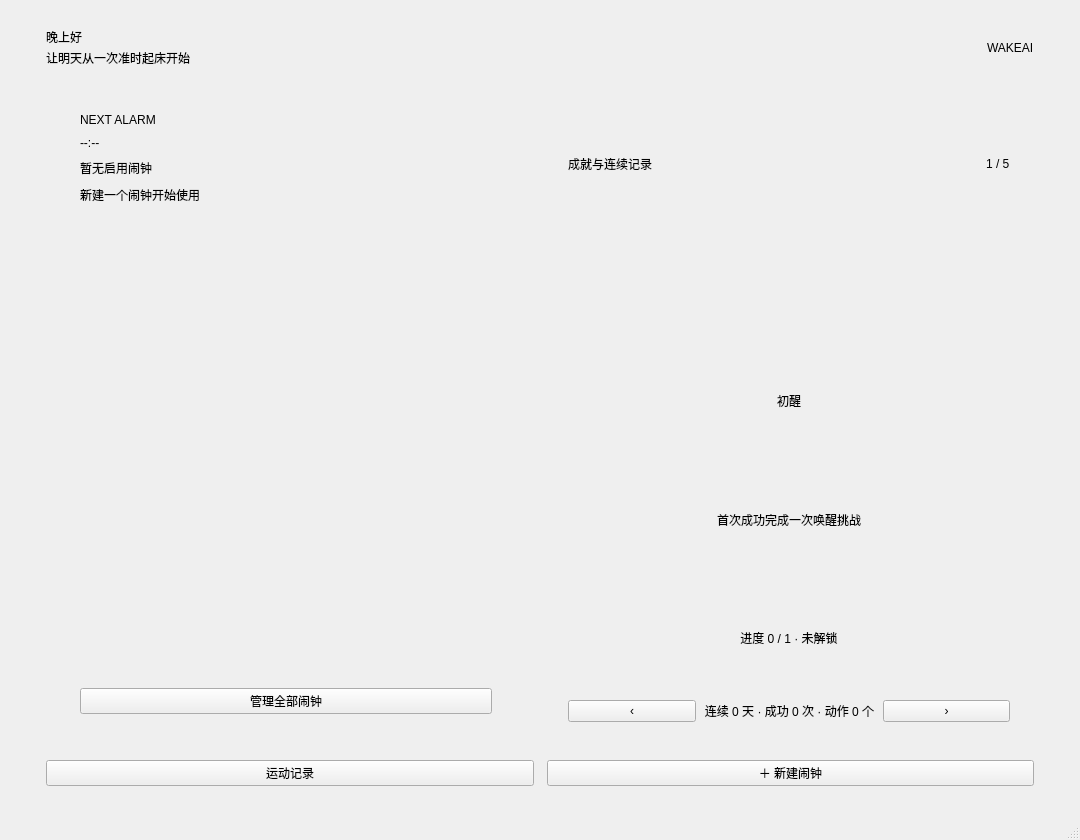
<?xml version="1.0" encoding="UTF-8"?>
<ui version="4.0">
 <class>MainWindow</class>
 <widget class="QMainWindow" name="MainWindow">
  <property name="geometry"><rect><x>0</x><y>0</y><width>1080</width><height>840</height></rect></property>
  <property name="minimumSize"><size><width>860</width><height>700</height></size></property>
  <property name="windowTitle"><string>WakeAI</string></property>
  <widget class="QWidget" name="centralwidget">
   <layout class="QVBoxLayout" name="rootLayout">
    <property name="leftMargin"><number>0</number></property><property name="topMargin"><number>0</number></property>
    <property name="rightMargin"><number>0</number></property><property name="bottomMargin"><number>0</number></property><property name="spacing"><number>0</number></property>
    <item><widget class="QStackedWidget" name="stackedWidget"><property name="currentIndex"><number>0</number></property>
     <widget class="QWidget" name="pageHome"><layout class="QVBoxLayout" name="homeOuter">
      <property name="leftMargin"><number>46</number></property><property name="topMargin"><number>28</number></property><property name="rightMargin"><number>46</number></property><property name="bottomMargin"><number>32</number></property><property name="spacing"><number>18</number></property>
      <item><layout class="QHBoxLayout" name="homeHeader">
       <item><layout class="QVBoxLayout" name="homeTitles"><property name="spacing"><number>3</number></property>
        <item><widget class="QLabel" name="lblGreeting"><property name="text"><string>晚上好</string></property><property name="uiRole" stdset="0"><string>pageTitle</string></property></widget></item>
        <item><widget class="QLabel" name="lblDate"><property name="text"><string>让明天从一次准时起床开始</string></property><property name="uiRole" stdset="0"><string>pageSubtitle</string></property></widget></item>
       </layout></item>
       <item><spacer name="homeHeaderSpacer"><property name="orientation"><enum>Qt::Horizontal</enum></property><property name="sizeHint"><size><width>40</width><height>20</height></size></property></spacer></item>
       <item><widget class="QLabel" name="lblAppMark"><property name="text"><string>WAKEAI</string></property><property name="uiRole" stdset="0"><string>eyebrowDark</string></property></widget></item>
      </layout></item>
      <item><layout class="QHBoxLayout" name="dashboardCards"><property name="spacing"><number>18</number></property>
       <item><widget class="QFrame" name="nextAlarmCard"><property name="uiRole" stdset="0"><string>heroCard</string></property><property name="minimumSize"><size><width>480</width><height>360</height></size></property>
        <layout class="QVBoxLayout" name="nextAlarmLayout"><property name="leftMargin"><number>34</number></property><property name="topMargin"><number>28</number></property><property name="rightMargin"><number>34</number></property><property name="bottomMargin"><number>28</number></property><property name="spacing"><number>9</number></property>
         <item><widget class="QLabel" name="lblAlarmCaption"><property name="text"><string>NEXT ALARM</string></property><property name="uiRole" stdset="0"><string>eyebrow</string></property></widget></item>
         <item><widget class="QLabel" name="lblNextTime"><property name="text"><string>--:--</string></property><property name="uiRole" stdset="0"><string>nextTime</string></property></widget></item>
         <item><widget class="QLabel" name="lblNextLabel"><property name="text"><string>暂无启用闹钟</string></property><property name="uiRole" stdset="0"><string>heroTitle</string></property></widget></item>
         <item><widget class="QLabel" name="lblSetInfo"><property name="text"><string>新建一个闹钟开始使用</string></property><property name="uiRole" stdset="0"><string>heroCaption</string></property><property name="wordWrap"><bool>true</bool></property></widget></item>
         <item><spacer name="heroSpacer"><property name="orientation"><enum>Qt::Vertical</enum></property><property name="sizeHint"><size><width>20</width><height>28</height></size></property></spacer></item>
         <item><widget class="QPushButton" name="btnManageAlarms"><property name="text"><string>管理全部闹钟</string></property><property name="uiRole" stdset="0"><string>heroButton</string></property></widget></item>
        </layout></widget></item>
       <item><widget class="QFrame" name="achievementCard"><property name="uiRole" stdset="0"><string>card</string></property><property name="minimumSize"><size><width>350</width><height>360</height></size></property>
        <layout class="QVBoxLayout" name="achievementLayout"><property name="leftMargin"><number>24</number></property><property name="topMargin"><number>22</number></property><property name="rightMargin"><number>24</number></property><property name="bottomMargin"><number>20</number></property><property name="spacing"><number>5</number></property>
         <item><layout class="QHBoxLayout" name="achievementHeader"><item><widget class="QLabel" name="lblAchievementHeader"><property name="text"><string>成就与连续记录</string></property><property name="uiRole" stdset="0"><string>sectionTitle</string></property></widget></item><item><spacer name="achievementHeaderSpacer"><property name="orientation"><enum>Qt::Horizontal</enum></property><property name="sizeHint"><size><width>20</width><height>20</height></size></property></spacer></item><item><widget class="QLabel" name="lblAchievementIndex"><property name="text"><string>1 / 5</string></property><property name="uiRole" stdset="0"><string>mutedLabel</string></property></widget></item></layout></item>
         <item alignment="Qt::AlignHCenter"><widget class="AchievementIconWidget" name="achievementIcon"><property name="minimumSize"><size><width>112</width><height>112</height></size></property><property name="maximumSize"><size><width>132</width><height>132</height></size></property></widget></item>
         <item><widget class="QLabel" name="lblAchievementName"><property name="text"><string>初醒</string></property><property name="uiRole" stdset="0"><string>achievementName</string></property><property name="alignment"><set>Qt::AlignCenter</set></property></widget></item>
         <item><widget class="QLabel" name="lblAchievementDesc"><property name="text"><string>首次成功完成一次唤醒挑战</string></property><property name="uiRole" stdset="0"><string>mutedLabel</string></property><property name="alignment"><set>Qt::AlignCenter</set></property><property name="wordWrap"><bool>true</bool></property></widget></item>
         <item><widget class="QLabel" name="lblAchievementProgress"><property name="text"><string>进度 0 / 1 · 未解锁</string></property><property name="uiRole" stdset="0"><string>achievementProgress</string></property><property name="alignment"><set>Qt::AlignCenter</set></property></widget></item>
         <item><layout class="QHBoxLayout" name="achievementNav"><property name="spacing"><number>8</number></property><item><widget class="QPushButton" name="btnAchievementPrev"><property name="text"><string>‹</string></property><property name="uiRole" stdset="0"><string>circleButton</string></property></widget></item><item><widget class="QLabel" name="lblStats"><property name="text"><string>连续 0 天 · 成功 0 次 · 动作 0 个</string></property><property name="uiRole" stdset="0"><string>statsInline</string></property><property name="alignment"><set>Qt::AlignCenter</set></property></widget></item><item><widget class="QPushButton" name="btnAchievementNext"><property name="text"><string>›</string></property><property name="uiRole" stdset="0"><string>circleButton</string></property></widget></item></layout></item>
        </layout></widget></item>
      </layout></item>
      <item><layout class="QHBoxLayout" name="homeActions"><property name="spacing"><number>13</number></property><item><widget class="QPushButton" name="btnRecords"><property name="text"><string>运动记录</string></property><property name="uiRole" stdset="0"><string>secondaryButton</string></property></widget></item><item><widget class="QPushButton" name="btnSetAlarm"><property name="text"><string>＋ 新建闹钟</string></property><property name="uiRole" stdset="0"><string>primaryButton</string></property></widget></item></layout></item>
     </layout></widget>

     <widget class="QWidget" name="pageAlarms"><layout class="QVBoxLayout" name="alarmsOuter">
      <property name="leftMargin"><number>48</number></property><property name="topMargin"><number>34</number></property><property name="rightMargin"><number>48</number></property><property name="bottomMargin"><number>36</number></property><property name="spacing"><number>16</number></property>
      <item><layout class="QHBoxLayout" name="alarmsHeader"><item><widget class="QPushButton" name="btnAlarmBack"><property name="text"><string>‹ 返回</string></property><property name="uiRole" stdset="0"><string>textButton</string></property></widget></item><item><widget class="QLabel" name="lblAlarmsTitle"><property name="text"><string>我的闹钟</string></property><property name="uiRole" stdset="0"><string>pageTitle</string></property></widget></item><item><spacer name="alarmsHeaderSpacer"><property name="orientation"><enum>Qt::Horizontal</enum></property><property name="sizeHint"><size><width>40</width><height>20</height></size></property></spacer></item><item><widget class="QLabel" name="lblAlarmCount"><property name="text"><string>0 个闹钟</string></property><property name="uiRole" stdset="0"><string>statsPill</string></property></widget></item></layout></item>
      <item><widget class="QLabel" name="lblAlarmEmpty"><property name="text"><string>还没有闹钟，点击下方按钮新建</string></property><property name="uiRole" stdset="0"><string>emptyState</string></property><property name="alignment"><set>Qt::AlignCenter</set></property></widget></item>
      <item><widget class="QListWidget" name="listAlarms"><property name="spacing"><number>10</number></property><property name="selectionMode"><enum>QAbstractItemView::NoSelection</enum></property><property name="verticalScrollMode"><enum>QAbstractItemView::ScrollPerPixel</enum></property></widget></item>
      <item><widget class="QPushButton" name="btnAddAlarm"><property name="text"><string>＋ 新建闹钟</string></property><property name="uiRole" stdset="0"><string>primaryButton</string></property></widget></item>
     </layout></widget>

     <widget class="QWidget" name="pageAlarmEdit"><layout class="QVBoxLayout" name="editOuter">
      <property name="leftMargin"><number>52</number></property><property name="topMargin"><number>28</number></property><property name="rightMargin"><number>52</number></property><property name="bottomMargin"><number>30</number></property><property name="spacing"><number>13</number></property>
      <item><layout class="QHBoxLayout" name="editHeader"><item><widget class="QPushButton" name="btnEditCancel"><property name="text"><string>取消</string></property><property name="uiRole" stdset="0"><string>textButton</string></property></widget></item><item><widget class="QLabel" name="lblEditTitle"><property name="text"><string>新建闹钟</string></property><property name="uiRole" stdset="0"><string>pageTitle</string></property><property name="alignment"><set>Qt::AlignCenter</set></property></widget></item><item><spacer name="editHeaderSpacer"><property name="orientation"><enum>Qt::Horizontal</enum></property><property name="sizeHint"><size><width>70</width><height>20</height></size></property></spacer></item></layout></item>
      <item><widget class="QFrame" name="timeCard"><property name="uiRole" stdset="0"><string>timeCard</string></property><layout class="QVBoxLayout" name="timeCardLayout"><property name="leftMargin"><number>22</number></property><property name="topMargin"><number>12</number></property><property name="rightMargin"><number>22</number></property><property name="bottomMargin"><number>12</number></property><item><widget class="QTimeEdit" name="timeEditAlarm"><property name="displayFormat"><string>HH:mm</string></property><property name="alignment"><set>Qt::AlignCenter</set></property><property name="buttonSymbols"><enum>QAbstractSpinBox::NoButtons</enum></property><property name="uiRole" stdset="0"><string>editTime</string></property></widget></item></layout></widget></item>
      <item><widget class="QFrame" name="basicCard"><property name="uiRole" stdset="0"><string>card</string></property><layout class="QVBoxLayout" name="basicLayout"><property name="leftMargin"><number>24</number></property><property name="topMargin"><number>17</number></property><property name="rightMargin"><number>24</number></property><property name="bottomMargin"><number>17</number></property><property name="spacing"><number>11</number></property>
       <item><layout class="QHBoxLayout" name="labelRow"><item><widget class="QLabel" name="lblNameCaption"><property name="text"><string>闹钟名称</string></property><property name="uiRole" stdset="0"><string>fieldLabelWide</string></property></widget></item><item><widget class="QLineEdit" name="editAlarmLabel"><property name="placeholderText"><string>例如：早八起床</string></property><property name="maxLength"><number>40</number></property></widget></item><item><widget class="QCheckBox" name="checkAlarmEnabled"><property name="text"><string>已启用</string></property><property name="checked"><bool>true</bool></property><property name="uiRole" stdset="0"><string>switch</string></property></widget></item></layout></item>
       <item><widget class="QLabel" name="lblRepeatCaption"><property name="text"><string>重复日期（不选择表示单次）</string></property><property name="uiRole" stdset="0"><string>fieldLabel</string></property></widget></item>
       <item><layout class="QHBoxLayout" name="repeatRow"><property name="spacing"><number>7</number></property><item><widget class="QCheckBox" name="checkMon"><property name="text"><string>一</string></property><property name="uiRole" stdset="0"><string>dayChip</string></property></widget></item><item><widget class="QCheckBox" name="checkTue"><property name="text"><string>二</string></property><property name="uiRole" stdset="0"><string>dayChip</string></property></widget></item><item><widget class="QCheckBox" name="checkWed"><property name="text"><string>三</string></property><property name="uiRole" stdset="0"><string>dayChip</string></property></widget></item><item><widget class="QCheckBox" name="checkThu"><property name="text"><string>四</string></property><property name="uiRole" stdset="0"><string>dayChip</string></property></widget></item><item><widget class="QCheckBox" name="checkFri"><property name="text"><string>五</string></property><property name="uiRole" stdset="0"><string>dayChip</string></property></widget></item><item><widget class="QCheckBox" name="checkSat"><property name="text"><string>六</string></property><property name="uiRole" stdset="0"><string>dayChip</string></property></widget></item><item><widget class="QCheckBox" name="checkSun"><property name="text"><string>日</string></property><property name="uiRole" stdset="0"><string>dayChip</string></property></widget></item></layout></item>
      </layout></widget></item>
      <item><widget class="QFrame" name="challengeCard"><property name="uiRole" stdset="0"><string>card</string></property><layout class="QGridLayout" name="challengeLayout"><property name="leftMargin"><number>24</number></property><property name="topMargin"><number>15</number></property><property name="rightMargin"><number>24</number></property><property name="bottomMargin"><number>15</number></property><property name="horizontalSpacing"><number>16</number></property><property name="verticalSpacing"><number>7</number></property><item row="0" column="0"><widget class="QLabel" name="lblModeCaption"><property name="text"><string>起床动作</string></property><property name="uiRole" stdset="0"><string>fieldLabel</string></property></widget></item><item row="0" column="1"><widget class="QLabel" name="lblTargetCaption"><property name="text"><string>目标次数</string></property><property name="uiRole" stdset="0"><string>fieldLabel</string></property></widget></item><item row="1" column="0"><widget class="QComboBox" name="comboMode"><item><property name="text"><string>深蹲</string></property></item><item><property name="text"><string>开合跳</string></property></item><item><property name="text"><string>床上蹬腿</string></property></item></widget></item><item row="1" column="1"><widget class="QSpinBox" name="spinTarget"><property name="minimum"><number>1</number></property><property name="maximum"><number>1000</number></property><property name="value"><number>15</number></property><property name="suffix"><string> 次</string></property></widget></item></layout></widget></item>
      <item><widget class="QFrame" name="soundCard"><property name="uiRole" stdset="0"><string>card</string></property><layout class="QHBoxLayout" name="soundLayout"><property name="leftMargin"><number>24</number></property><property name="topMargin"><number>15</number></property><property name="rightMargin"><number>24</number></property><property name="bottomMargin"><number>15</number></property><property name="spacing"><number>14</number></property><item><layout class="QVBoxLayout" name="soundText"><item><widget class="QLabel" name="lblRingtoneCaption"><property name="text"><string>闹钟铃声</string></property><property name="uiRole" stdset="0"><string>fieldLabel</string></property></widget></item><item><widget class="QLabel" name="lblRingtone"><property name="text"><string>经典闹铃 · 85%</string></property><property name="uiRole" stdset="0"><string>valueLabel</string></property></widget></item></layout></item><item><spacer name="soundSpacer"><property name="orientation"><enum>Qt::Horizontal</enum></property><property name="sizeHint"><size><width>30</width><height>20</height></size></property></spacer></item><item><widget class="QLabel" name="lblSnooze"><property name="text"><string>稍后提醒</string></property><property name="uiRole" stdset="0"><string>fieldLabel</string></property></widget></item><item><widget class="QSpinBox" name="spinSnooze"><property name="minimum"><number>1</number></property><property name="maximum"><number>60</number></property><property name="value"><number>5</number></property><property name="suffix"><string> 分钟</string></property></widget></item><item><widget class="QPushButton" name="btnChooseRingtone"><property name="text"><string>选择与试听</string></property><property name="uiRole" stdset="0"><string>softButton</string></property></widget></item></layout></widget></item>
      <item><widget class="QPushButton" name="btnEditSave"><property name="text"><string>保存闹钟</string></property><property name="uiRole" stdset="0"><string>primaryButton</string></property></widget></item>
     </layout></widget>

     <widget class="QWidget" name="pageRinging"><layout class="QVBoxLayout" name="ringOuter"><property name="leftMargin"><number>58</number></property><property name="topMargin"><number>32</number></property><property name="rightMargin"><number>58</number></property><property name="bottomMargin"><number>38</number></property><property name="spacing"><number>10</number></property><item><spacer name="ringTop"><property name="orientation"><enum>Qt::Vertical</enum></property><property name="sizeHint"><size><width>20</width><height>8</height></size></property></spacer></item><item alignment="Qt::AlignHCenter"><widget class="RingPulseWidget" name="ringPulse"><property name="minimumSize"><size><width>235</width><height>235</height></size></property><property name="maximumSize"><size><width>270</width><height>270</height></size></property></widget></item><item><widget class="QLabel" name="lblRingTime"><property name="text"><string>07:00</string></property><property name="uiRole" stdset="0"><string>ringTime</string></property><property name="alignment"><set>Qt::AlignCenter</set></property></widget></item><item><widget class="QLabel" name="lblRingTitle"><property name="text"><string>该起床了</string></property><property name="uiRole" stdset="0"><string>pageTitle</string></property><property name="alignment"><set>Qt::AlignCenter</set></property></widget></item><item><widget class="QLabel" name="lblTask"><property name="text"><string>深蹲 15 次</string></property><property name="uiRole" stdset="0"><string>pageSubtitle</string></property><property name="alignment"><set>Qt::AlignCenter</set></property></widget></item><item><spacer name="ringMiddle"><property name="orientation"><enum>Qt::Vertical</enum></property><property name="sizeHint"><size><width>20</width><height>20</height></size></property></spacer></item><item><widget class="QPushButton" name="btnStart"><property name="text"><string>开始运动</string></property><property name="uiRole" stdset="0"><string>primaryButton</string></property></widget></item><item><widget class="QPushButton" name="btnSnooze"><property name="text"><string>稍后提醒（5 分钟）</string></property><property name="uiRole" stdset="0"><string>ghostButton</string></property></widget></item></layout></widget>

     <widget class="QWidget" name="pagePreparing"><layout class="QVBoxLayout" name="prepOuter"><property name="leftMargin"><number>70</number></property><property name="topMargin"><number>70</number></property><property name="rightMargin"><number>70</number></property><property name="bottomMargin"><number>60</number></property><property name="spacing"><number>18</number></property><item><spacer name="prepTop"><property name="orientation"><enum>Qt::Vertical</enum></property><property name="sizeHint"><size><width>20</width><height>30</height></size></property></spacer></item><item><widget class="QLabel" name="lblReady"><property name="text"><string>准备开始</string></property><property name="uiRole" stdset="0"><string>pageTitle</string></property><property name="alignment"><set>Qt::AlignCenter</set></property></widget></item><item><widget class="QLabel" name="lblReadyTask"><property name="text"><string>深蹲 15 次</string></property><property name="uiRole" stdset="0"><string>missionBig</string></property><property name="alignment"><set>Qt::AlignCenter</set></property></widget></item><item><widget class="QFrame" name="prepCard"><property name="uiRole" stdset="0"><string>card</string></property><layout class="QVBoxLayout" name="prepCardLayout"><property name="leftMargin"><number>28</number></property><property name="topMargin"><number>24</number></property><property name="rightMargin"><number>28</number></property><property name="bottomMargin"><number>24</number></property><property name="spacing"><number>10</number></property><item><widget class="QLabel" name="lblPrepTip"><property name="text"><string>让全身关键点进入画面，保持光线充足。开始后先稳定完成起始姿势。</string></property><property name="uiRole" stdset="0"><string>bodyText</string></property><property name="wordWrap"><bool>true</bool></property><property name="alignment"><set>Qt::AlignCenter</set></property></widget></item><item><widget class="QLabel" name="lblReadyNote"><property name="text"><string>达标后点击“完成任务”关闭闹钟</string></property><property name="uiRole" stdset="0"><string>mutedLabel</string></property><property name="alignment"><set>Qt::AlignCenter</set></property></widget></item></layout></widget></item><item><spacer name="prepMiddle"><property name="orientation"><enum>Qt::Vertical</enum></property><property name="sizeHint"><size><width>20</width><height>40</height></size></property></spacer></item><item><widget class="QPushButton" name="btnBegin"><property name="text"><string>开始识别</string></property><property name="uiRole" stdset="0"><string>primaryButton</string></property></widget></item></layout></widget>

     <widget class="QWidget" name="pageExercise"><layout class="QVBoxLayout" name="exerciseOuter"><property name="leftMargin"><number>30</number></property><property name="topMargin"><number>20</number></property><property name="rightMargin"><number>30</number></property><property name="bottomMargin"><number>24</number></property><property name="spacing"><number>11</number></property><item><layout class="QHBoxLayout" name="exerciseHeader"><item><layout class="QVBoxLayout" name="exerciseTitles"><property name="spacing"><number>2</number></property><item><widget class="QLabel" name="lblExerciseTitle"><property name="text"><string>动作识别中</string></property><property name="uiRole" stdset="0"><string>sectionTitle</string></property></widget></item><item><widget class="QLabel" name="lblExerciseSubtitle"><property name="text"><string>请让全身保持在画面内</string></property><property name="uiRole" stdset="0"><string>pageSubtitle</string></property></widget></item></layout></item><item><spacer name="exerciseHeaderSpacer"><property name="orientation"><enum>Qt::Horizontal</enum></property><property name="sizeHint"><size><width>40</width><height>20</height></size></property></spacer></item></layout></item><item><widget class="CameraView" name="cameraView"><property name="minimumSize"><size><width>640</width><height>420</height></size></property></widget></item><item><layout class="QHBoxLayout" name="exerciseActions"><property name="spacing"><number>14</number></property><item><widget class="QPushButton" name="btnPause"><property name="text"><string>暂停</string></property><property name="uiRole" stdset="0"><string>secondaryButton</string></property></widget></item><item><widget class="QPushButton" name="btnFinish"><property name="enabled"><bool>false</bool></property><property name="text"><string>完成任务</string></property><property name="uiRole" stdset="0"><string>successButton</string></property></widget></item></layout></item></layout></widget>

     <widget class="QWidget" name="pageDone"><layout class="QVBoxLayout" name="doneOuter"><property name="leftMargin"><number>70</number></property><property name="topMargin"><number>70</number></property><property name="rightMargin"><number>70</number></property><property name="bottomMargin"><number>55</number></property><property name="spacing"><number>18</number></property><item><spacer name="doneTop"><property name="orientation"><enum>Qt::Vertical</enum></property><property name="sizeHint"><size><width>20</width><height>35</height></size></property></spacer></item><item><widget class="QLabel" name="lblDoneMark"><property name="text"><string>✓</string></property><property name="uiRole" stdset="0"><string>doneMark</string></property><property name="alignment"><set>Qt::AlignCenter</set></property></widget></item><item><widget class="QLabel" name="lblDone"><property name="text"><string>打卡成功</string></property><property name="uiRole" stdset="0"><string>pageTitle</string></property><property name="alignment"><set>Qt::AlignCenter</set></property></widget></item><item><widget class="QLabel" name="lblSummary"><property name="text"><string>深蹲 15 次 已完成</string></property><property name="uiRole" stdset="0"><string>missionBig</string></property><property name="alignment"><set>Qt::AlignCenter</set></property></widget></item><item><widget class="QLabel" name="lblClosed"><property name="text"><string>闹钟已关闭，记录已保存</string></property><property name="uiRole" stdset="0"><string>pageSubtitle</string></property><property name="alignment"><set>Qt::AlignCenter</set></property></widget></item><item><spacer name="doneMiddle"><property name="orientation"><enum>Qt::Vertical</enum></property><property name="sizeHint"><size><width>20</width><height>60</height></size></property></spacer></item><item><layout class="QHBoxLayout" name="doneActions"><property name="spacing"><number>14</number></property><item><widget class="QPushButton" name="btnHistory"><property name="text"><string>查看记录</string></property><property name="uiRole" stdset="0"><string>secondaryButton</string></property></widget></item><item><widget class="QPushButton" name="btnHome"><property name="text"><string>返回首页</string></property><property name="uiRole" stdset="0"><string>primaryButton</string></property></widget></item></layout></item></layout></widget>

     <widget class="QWidget" name="pageRecords"><layout class="QVBoxLayout" name="recordsOuter"><property name="leftMargin"><number>52</number></property><property name="topMargin"><number>38</number></property><property name="rightMargin"><number>52</number></property><property name="bottomMargin"><number>38</number></property><property name="spacing"><number>16</number></property><item><widget class="QLabel" name="lblRecordsTitle"><property name="text"><string>运动记录</string></property><property name="uiRole" stdset="0"><string>pageTitle</string></property></widget></item><item><widget class="QLabel" name="lblWeek"><property name="text"><string>成功唤醒 0 次 · 连续 0 天 · 累计 0 个动作</string></property><property name="uiRole" stdset="0"><string>pageSubtitle</string></property></widget></item><item><widget class="QListWidget" name="listRecords"><property name="spacing"><number>6</number></property></widget></item><item><widget class="QPushButton" name="btnRecordBack"><property name="text"><string>返回</string></property><property name="uiRole" stdset="0"><string>secondaryButton</string></property></widget></item></layout></widget>
    </widget></item>
   </layout>
  </widget>
  <widget class="QMenuBar" name="menubar"/>
  <widget class="QStatusBar" name="statusbar"/>
 </widget>
 <customwidgets>
  <customwidget><class>CameraView</class><extends>QWidget</extends><header>uiwidgets.h</header></customwidget>
  <customwidget><class>RingPulseWidget</class><extends>QWidget</extends><header>uiwidgets.h</header></customwidget>
  <customwidget><class>AchievementIconWidget</class><extends>QWidget</extends><header>uiwidgets.h</header></customwidget>
 </customwidgets>
 <resources/>
 <connections/>
</ui>
